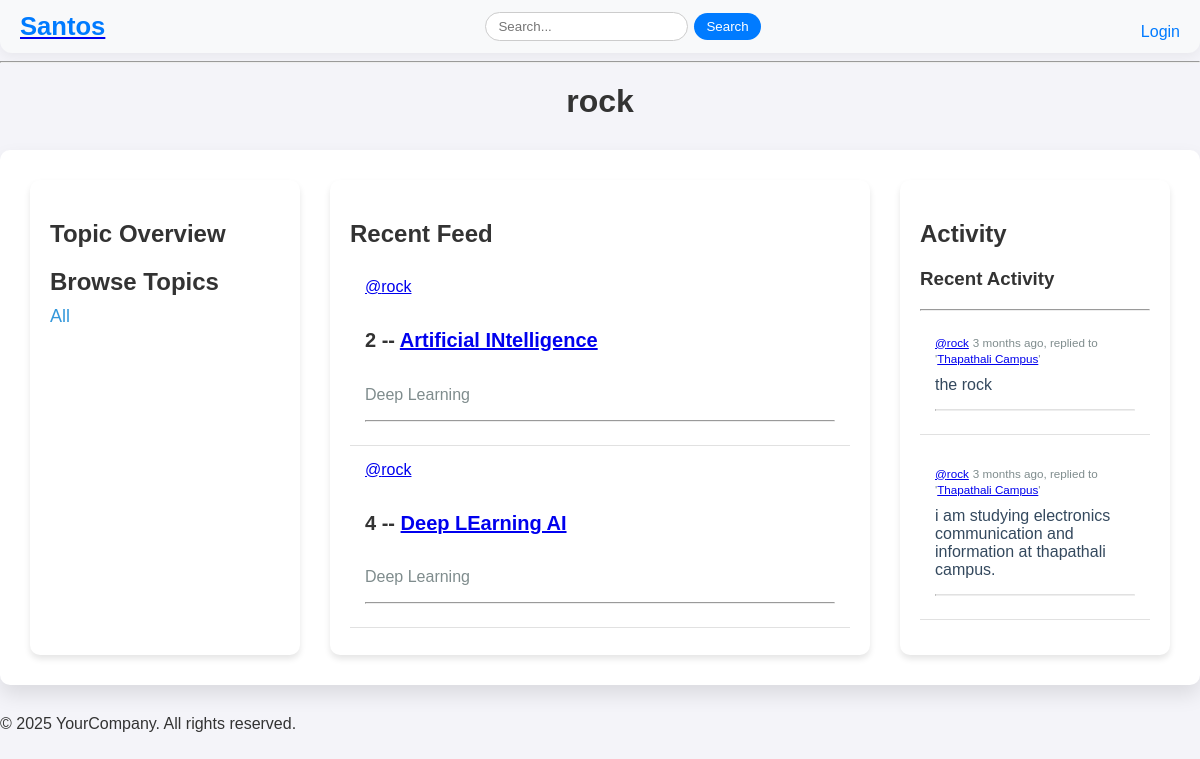
The app's page /profile/2/ with its own data.
### man/models.py (models this page shows, shortened)
class Room(models.Model):
    host=models.ForeignKey(User, on_delete=models.CASCADE)
    topic=models.ForeignKey(Topic, on_delete=models.CASCADE)
    name=models.CharField( max_length=50)
    participants = models.ManyToManyField(User,related_name='participants',blank=True)
    description=models.TextField(blank=True,null=True)
    updated=models.DateTimeField(auto_now=True)
    created=models.DateTimeField( auto_now_add=True)
    class Meta:
        ordering = ['-updated','-created']

class Topic(models.Model):
    topic=models.CharField( max_length=50)

class Message(models.Model):
    user=models.ForeignKey(User, on_delete=models.CASCADE , related_name='messages')
    room = models.ForeignKey(Room, on_delete=models.CASCADE , related_name='messages')
    body = models.TextField()
    updated = models.DateTimeField( auto_now=True)
    created = models.DateTimeField(auto_now_add=True)
    class Meta:
      ordering = ['-updated','-created']

### man/views.py (the view)
# urls.py: path('profile/<str:pk>/',views.Profile,name='profile'),
def Profile(request,pk):
    try:
      user = User.objects.get(id=int(pk))
      rooms = user.room_set.all() #we can access all the childrens of the class just by doing modelname_set.all or whatever.
      room_messages =user.messages.all()
      topics = Topic.objects.all()
    except:
        return HttpResponse("User not Found")
    context = {
    'user':user,
    'rooms':rooms,
    'room_messages':room_messages,
    'topics':topics,
    }
    return render(request,'profile.html',context)

### templates/profile.html (shortened to what this page needs)
{% extends "base.html" %}
{% load static %}
{% block nothing %}<link rel="stylesheet" href="{% static 'styles/profile.css' %}">{% endblock nothing %}
{% block body %}
<h1 class="profile-title">{{ user.username }}</h1>
<div class="profile-container">
    <div class="sidebar topic">
        <h2>Topic Overview</h2>
        {% include "topiccomp.html" %}
    </div>
    <div class="main-content">
        <h2>Recent Feed</h2>
        {% include "feedcomp.html" %}
    </div>
    <div class="activity">
        <h2>Activity</h2>
        {% include "activitycomp.html" %}
    </div>
</div>
{% endblock body %}

### templates/base.html (shortened to what this page needs)
{% load static %}
<!DOCTYPE html>
<html lang="en">
<head>
    {% block nothing %}{% endblock nothing %}
</head>
<body>
    {% include "nav.html" %}
    <main class="container">
        {% block body %}{% endblock body %}
    </main>
    <footer>
        <p>&copy; 2025 YourCompany. All rights reserved.</p>
    </footer>
</body>
</html>

### templates/nav.html
<nav class="navbar">
    <div class="nav-left">
      <a href="{% url 'home' %}" class="brand"><h1>Santos</h1></a>
    </div>
    <div class="nav-center">
      <form method="GET" action="" class="search-form">
        <input type="search" id="search" name="q" placeholder="Search..." />
        <button type="submit">Search</button>
      </form>
    </div>
    <div class="nav-right">
      {% if request.user.is_authenticated %}
        <p class="user-greet">Hello {{ request.user }}</p>
        <a href="{% url 'logout_user' %}" class="auth-link">Logout</a>
      {% else %}
        <a href="{% url 'login_user' %}" class="auth-link">Login</a>
      {% endif %}
    </div>
  </nav>
  <hr>

### templates/topiccomp.html (shortened to what this page needs)
<div class="browse-topics">
  <h2>Browse Topics</h2>
  <a href="{% url 'home' %}">All</a>
</div>

### templates/feedcomp.html (shortened to what this page needs)
{% for room in rooms %}
    <div class="room-item">
        <div class="room-details">
            <a href="{% url 'profile' pk=room.host.id %}" class="host-link">@{{ room.host.username }}</a>
            <h5 class="room-title">{{ room.id }} -- <a href="{% url 'room' pk=room.id %}" class="room-link">{{ room.name }}</a></h5>
            <p class="room-topic">{{ room.topic.topic }}</p>
        </div>
        <hr class="room-divider">
    </div>
{% endfor %}

### templates/activitycomp.html (shortened to what this page needs)
<h3>Recent Activity</h3>
<hr class="divider">
{% for message in room_messages %}
<div class="activity-item">
  <div class="activity-meta">
    <small><a href="{% url 'profile' message.user.id %}" class="user-link">@{{ message.user }}</a></small>
    <small>{{ message.created | timesince }} ago, replied to '<a href='{% url 'room' pk=message.room.id %}' class="room-link">{{ message.room.name }}</a>'</small>
  </div>
  <p class="activity-message">{{ message.body }}</p>
  <hr class="activity-divider">
</div>
{% endfor %}

### static/styles/profile.css (style rules this page uses)
body { background-color: #f4f4f9; font-family: 'Arial', sans-serif; color: #333; margin: 0; padding: 0; }
.profile-title { text-align: center; font-size: 32px; font-weight: bold; color: #333; margin-top: 20px; margin-bottom: 30px; }
.profile-container { display: grid; grid-template-columns: 1fr 2fr 1fr; gap: 30px; padding: 30px; margin: 30px auto; max-width: 1200px; background-color: #ffffff; border-radius: 10px; box-shadow: 0px 10px 20px rgba(0, 0, 0, 0.1); }
.sidebar, .activity { background-color: #ffffff; padding: 20px; border-radius: 10px; box-shadow: 0px 4px 6px rgba(0, 0, 0, 0.1); }
.topic { grid-column: 1; }
.topic h2 { font-size: 24px; color: #333; margin-bottom: 10px; }
.topic a { color: #3498db; display: block; margin: 10px 0; text-decoration: none; font-size: 18px; }
.main-content { background-color: #ffffff; padding: 20px; border-radius: 10px; box-shadow: 0px 4px 6px rgba(0, 0, 0, 0.1); }
.main-content h2 { font-size: 24px; color: #333; margin-bottom: 15px; }
.activity-item { padding: 15px; border-bottom: 1px solid #e1e1e1; margin-bottom: 15px; }
.activity-meta { margin-bottom: 5px; font-size: 14px; color: #7f8c8d; }
.activity-message { margin: 10px 0; color: #34495e; }
.activity-divider { border-top: 1px solid #e1e1e1; margin-top: 15px; }
.room-item { padding: 15px; border-bottom: 1px solid #e1e1e1; }
.room-title { font-size: 20px; color: #333; }
.room-topic { color: #7f8c8d; }

### records on screen
Room: host.username "rock", id "2", name "Artificial INtelligence", topic.topic "Deep Learning"
Room: host.username "rock", id "4", name "Deep LEarning AI", topic.topic "Deep Learning"
Message: user "rock", created "3 months", room.name "Thapathali Campus", body "the rock"
Message: user "rock", created "3 months", room.name "Thapathali Campus", body "i am studying electronics communication and information at thapathali campus."

### other values on screen
{{ user.username }} "rock"
